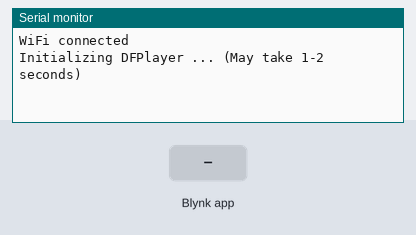
A sketch run on a simulated ESP32. On the bench: the last lines printed to the serial monitor. The inputs (shaded band) are chosen by the test bench. WiFi joins after 1.5 s; servers stay silent unless stated; the audio player accepts every command and is not drawn.

Above: at 4.0 s.
4.1 s: Blynk app writes 1 to V6
At 5.3 s:
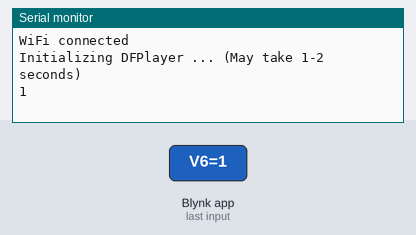
5.6 s: Blynk app writes 0 to V6
At 6.4 s:
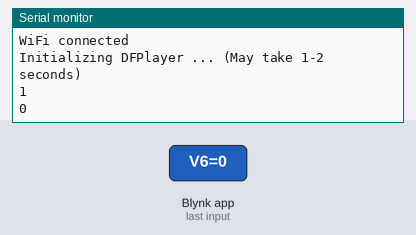

The sketch:

Blynk_test.ino
```cpp
// (licence header left out)
/* Comment this out to disable prints and save space */
#define BLYNK_PRINT Serial
#include <Wire.h>
#include <WiFi.h>
#include <WiFiClient.h>
#include "Arduino.h"
#include <BlynkSimpleEsp32.h>
#include "DFRobotDFPlayerMini.h"

// You should get Auth Token in the Blynk App.
// Go to the Project Settings (nut icon).
char auth[] = "Your Blynk AuthToken";                                                 //   Your Blynk AuthToken

// Your WiFi credentials.
// Set password to "" for open networks.
char ssid[] = "WIFI SSID";                                                           //WIFI SSID
char pass[] = "WIFI Password";                                                       //WIFI Password


HardwareSerial myHardwareSerial(1);                                                //ESP32 can announce H/W Serail port
DFRobotDFPlayerMini myDFPlayer;                                                    //Enable DFPlayer
void printDetail(uint8_t type, int value);                                         // Announce player


BLYNK_WRITE(V6)
{
 uint8_t pinValue = param.asInt();
 uint8_t volume = pinValue;

  myDFPlayer.volume(volume);
  Blynk.setProperty(V6, "label", volume);
  Serial.print(volume);
  Serial.println();

}

BLYNK_WRITE(V5)
{
  String action = param.asStr();

  if (action == "play")
  {
    // Do something
     myDFPlayer.play();

    Serial.println("test1");
    myDFPlayer.playMp3Folder(1);                                                  //Play SD card file-0001.mp3
  }
  if (action == "stop")
  {
    // Do something
    myDFPlayer.pause();
  }
  if (action == "next")
  {
    // Do something
   myDFPlayer.next();
  }
  if (action == "prev")
  {
    // Do something
   myDFPlayer.previous();
  }

  Blynk.setProperty(V5, "label", action);
  Serial.print(action);
  Serial.println();
}

void setup()
{

  Serial.begin(115200);                              // Debug console

  Blynk.begin(auth, ssid, pass);                     // Blynk link your WIFI SSID and password

  // Initial WIFI
  WiFi.begin(ssid, pass);
  while (WiFi.status() != WL_CONNECTED) //Wait for connection ok
  {
    delay(500);
    Serial.print(".");
  }

  Serial.println("");
  Serial.println("WiFi connected"); //WIFI cooection ok

  // Begin MP3 connection
  myHardwareSerial.begin(9600, SERIAL_8N1,12 , 13);                                      // Set Serial TX,RX

  Serial.println("Initializing DFPlayer ... (May take 1-2 seconds)");
  myDFPlayer.begin(myHardwareSerial);                                                   //Initial DFPlayer and control it by HardwareSerial
  delay(500);

  myDFPlayer.volume(15);                                                                //Set Audio value (0-30)

}


void loop()
{
  Blynk.run();
  BLYNK_WRITE(V6);
  BLYNK_WRITE(V5);

}
```

Measured:
- after the input at 4.1 s, the serial monitor: prints a new line at once (image 1)
- after the input at 5.6 s, the serial monitor: prints a new line at once (image 2)
